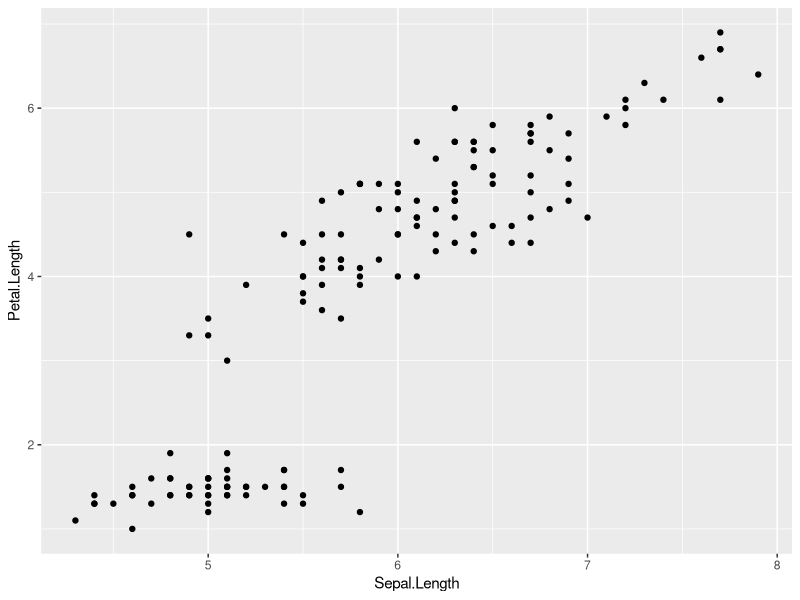
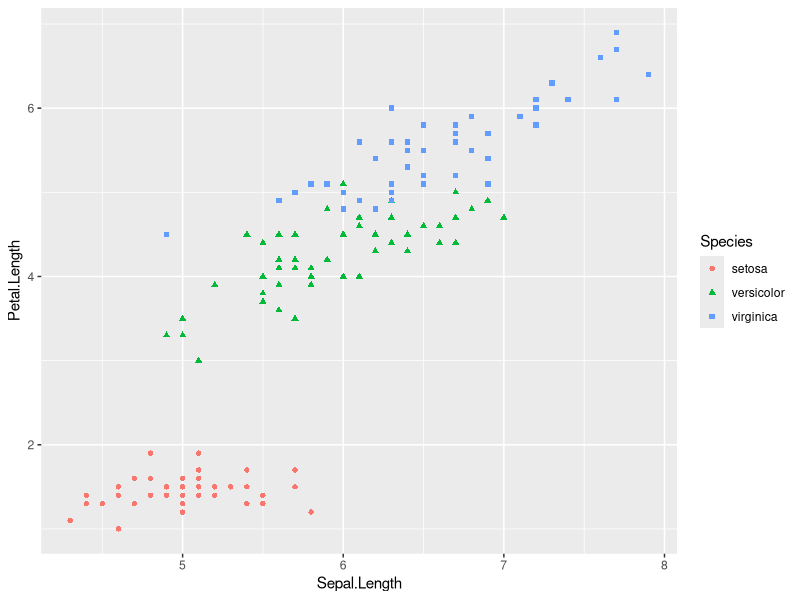
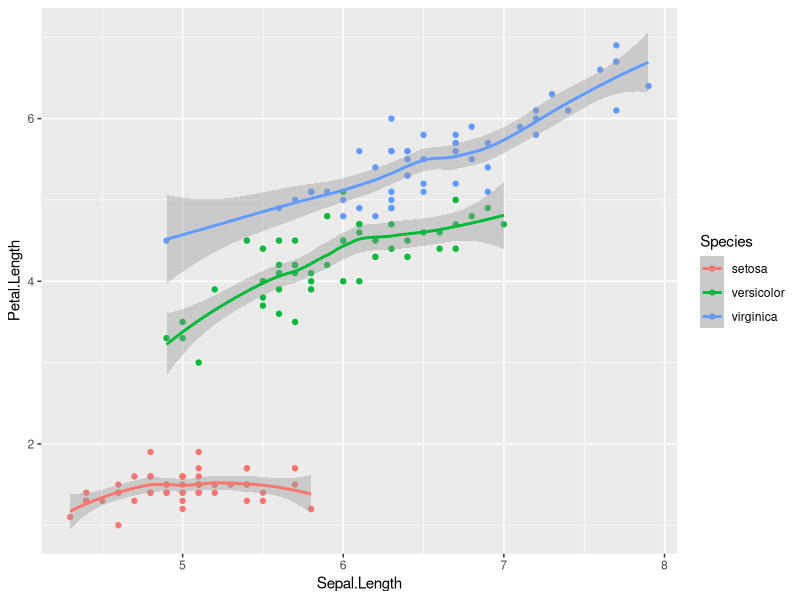
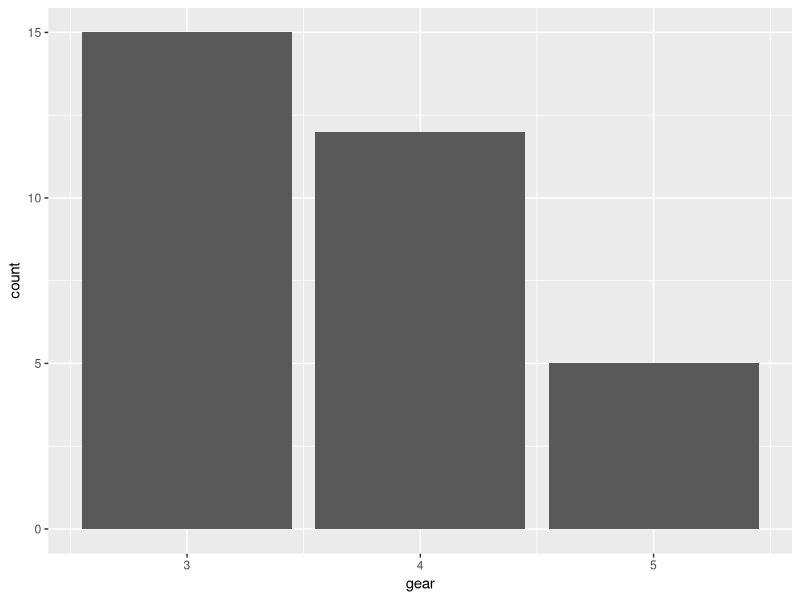
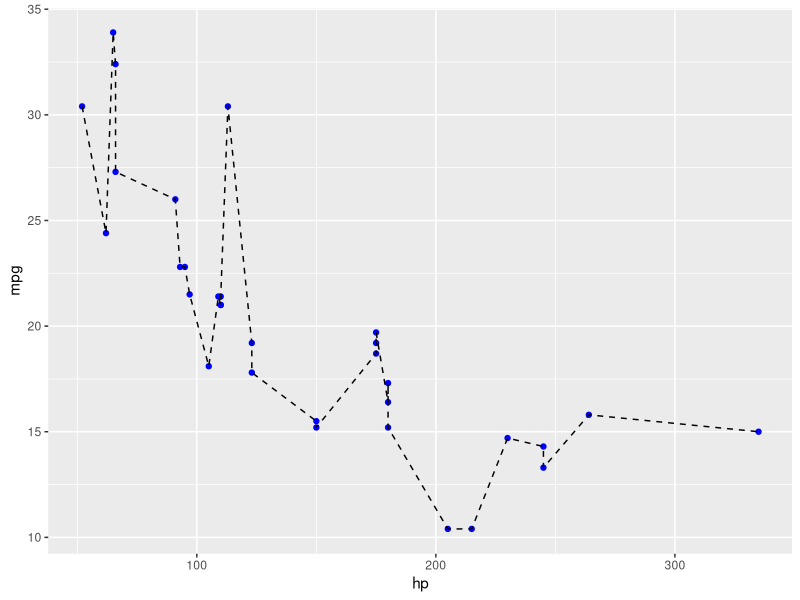

These figures' R source, in order:
#Task 10
#Write a R program to read the .csv file and perform the following. 
#(a) Plot the data using using ggplot
install.packages('ggplot2')
library(ggplot2)
data(iris)
ggplot(iris, aes(x=Sepal.Length, y=Petal.Length))+geom_point()
ggplot(iris, aes(x=Sepal.Length, y=Petal.Length, col=Species, shape=Species))+geom_point()
ggplot(iris, aes(x=Sepal.Length, y=Petal.Length, col=Species))+geom_point() +geom_smooth()
ggplot(mtcars, aes(x = gear)) +geom_bar()
ggplot(mtcars, aes(hp, mpg)) + geom_point(color = "blue")+geom_line(linetype="dashed") 
stat_summary(fun.y = "mean")
